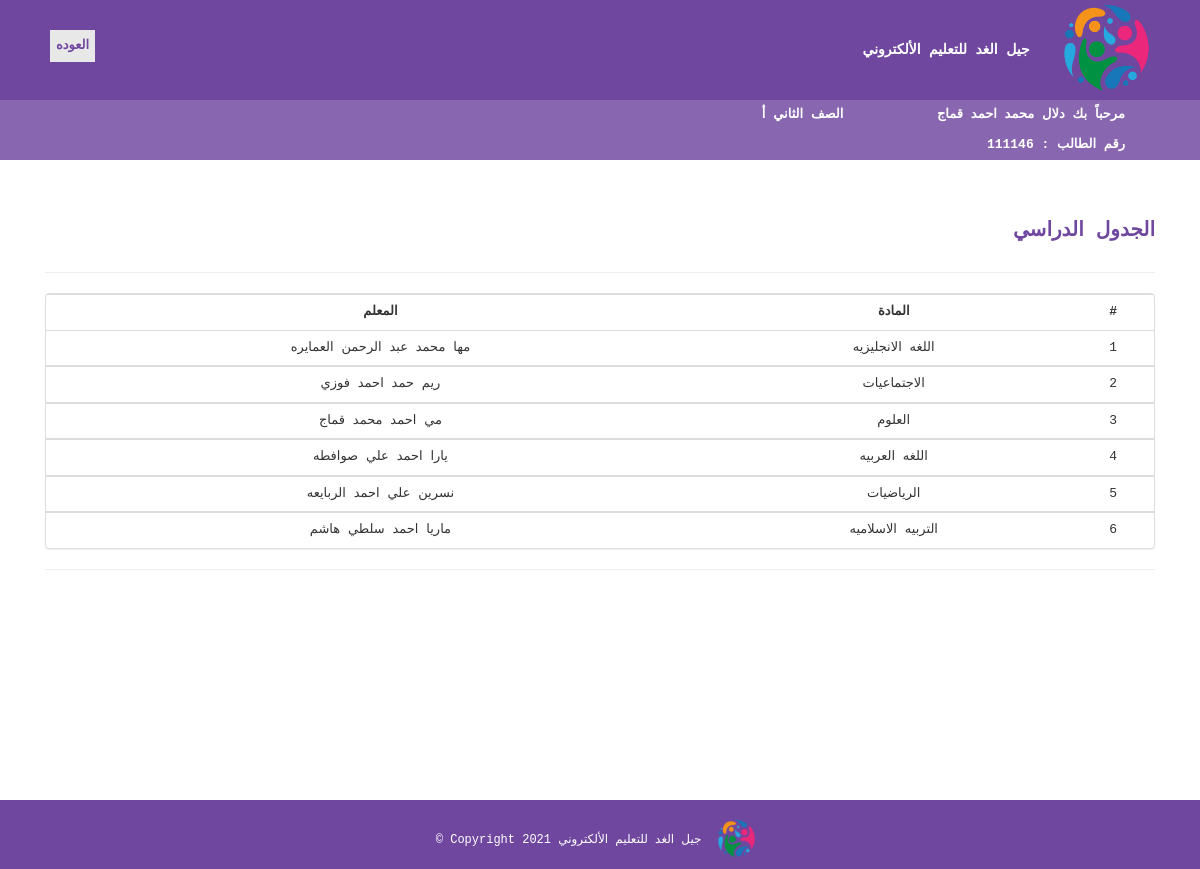
The page /student/schedule.php (signed in) on the database its author committed.
### tables this page shows
CREATE TABLE `student` (
  `id` int(50) NOT NULL,
  `password` varchar(50) NOT NULL,
  `section_id` int(11) NOT NULL,
  `first_name` varchar(50) NOT NULL,
  `second_name` varchar(50) NOT NULL,
  `third_name` varchar(50) NOT NULL,
  `last_name` varchar(50) NOT NULL,
  `mother_name` varchar(15) NOT NULL,
  `guardian` varchar(15) NOT NULL,
  `identity_number` varchar(50) NOT NULL,
  `gender` varchar(50) NOT NULL,
  `phone` varchar(50) NOT NULL,
  `religion` varchar(15) NOT NULL,
  `address` varchar(50) NOT NULL,
  `nationality` varchar(50) NOT NULL,
  `date_of_birth` date NOT NULL,
  `place_of_birth` varchar(15) NOT NULL,
  `creationDate` timestamp NULL DEFAULT current_timestamp(),
  `updationDate` varchar(255) DEFAULT NULL
);

CREATE TABLE `course` (
  `id` int(11) NOT NULL,
  `className` varchar(50) DEFAULT NULL,
  `numOfSection` varchar(10) DEFAULT NULL,
  `creationDate` timestamp NULL DEFAULT current_timestamp(),
  `updationDate` varchar(255) DEFAULT NULL
);

CREATE TABLE `addtable` (
  `id` int(11) NOT NULL,
  `teacher` varchar(75) NOT NULL,
  `class` varchar(75) NOT NULL,
  `subject` varchar(75) NOT NULL
);

CREATE TABLE `subject` (
  `id` int(11) NOT NULL,
  `subjectName` varchar(75) DEFAULT NULL,
  `cretionData` timestamp NULL DEFAULT current_timestamp(),
  `updationData` varchar(255) DEFAULT NULL
);

CREATE TABLE `teacher` (
  `id` int(50) NOT NULL,
  `password` varchar(50) NOT NULL,
  `first_name` varchar(50) NOT NULL,
  `second_name` varchar(50) NOT NULL,
  `third_name` varchar(50) NOT NULL,
  `last_name` varchar(50) NOT NULL,
  `identity_number` varchar(50) NOT NULL,
  `gender` varchar(50) NOT NULL,
  `phone` varchar(50) NOT NULL,
  `Email` varchar(50) NOT NULL,
  `address` varchar(50) NOT NULL,
  `nationality` varchar(50) NOT NULL,
  `specialization` varchar(50) NOT NULL,
  `appointment_year` date NOT NULL,
  `date_of_birth` date NOT NULL,
  `creationDate` timestamp NULL DEFAULT current_timestamp(),
  `updationDate` varchar(255) DEFAULT NULL
);

### student/schedule.php (the view, shortened to what this page needs)
<?php
include('includes/config.php');
?>
<!DOCTYPE html>
<html lang="en">
<head>
  <link rel="stylesheet" href="https://use.fontawesome.com/releases/v5.11.2/css/all.css">
  <link href="css/bootstrap.min.css" rel="stylesheet">
  <link href="css/mdb.min.css" rel="stylesheet">
      <link href="assets/css/bootstrap.css" rel="stylesheet" />
    <link href="assets/css/font-awesome.css" rel="stylesheet" />
    <link href="assets/css/style.css" rel="stylesheet" />
</head>
<body  style="font-family:Courier New;  margin:0; ">
     <?php include('includes/header.php');?>
 <a href="home.php"> <b> <button  style="position: absolute;
  left: 50px; top:30px; color:#6F479F; border: none; background-color:#e8e8e8;">العوده</button></b></a>
 <main>
    <div class="content-wrapper">
        <div class="container">
              <div class="row">
                  <div class="col-md-12">
                         <h1  style="color:#6F479F; background-color:#fff; font-size:20px; font-weight: bold;">الجدول الدراسي</h1>
                         <hr class="my-5" >
                    </div>
                </div>
                       <div class="panel panel-default">
                            <div class="table-responsive table-bordered">
                                <table class="table">
                                  <thead>
                                    <tbody>
                                        <tr>
                                             <th style="text-align:center">#</th>
                                             <th style="text-align:center">المادة</th>
                                                                    <th style="text-align:center">المعلم</th>
                                     <?php     $cnt=1;
                                       $sql=mysqli_query($con,"SELECT * FROM `student` where id='".$_SESSION['login']."' ");
                                         $c= mysqli_fetch_array($sql);
                                         $sql=mysqli_query($con,"SELECT * FROM `addtable` where class='".$c['section_id']."'");
                                       while(  $row=mysqli_fetch_array($sql))
                                       {
      $subject=$row['subject'];
      $sec=mysqli_query($con,"select subjectName from subject where id = '$subject'");
  $subject= mysqli_fetch_array($sec);
     $teacher=$row['teacher'];
      $sec=mysqli_query($con,"select first_name,second_name,third_name,last_name from teacher where id = '$teacher'");
  $teacher= mysqli_fetch_array($sec);
                                        ?>
                                        <tr>
                                            <td style="text-align:center"><?php echo $cnt;?></td>
                                            <td style="text-align:center"><?php echo htmlentities($subject['subjectName']);?></td>
                                         <td style="text-align:center"><?php echo htmlentities($teacher['first_name'])," ",htmlentities($teacher['second_name'])," ",htmlentities($teacher['third_name'])," ",htmlentities($teacher['last_name']);?></td>
                            </tbody>     <?php $cnt++;} ?>
    </table>
     </div>
      </div>
           <hr>
                                      </div></div>
    </main>
  <?php include('includes/footer.php');?>
</body>
</html>

### student/includes/header.php (shortened to what this page needs)
  <div style=" background-color:#6F479F ; color:#fff; font-size:14px ;font-weight: bold;">
                      <img src="jel.png" alt="logo"style="max-height: 100px; padding:5px; padding-right:30px;"/>
  جيل الغد للتعليم الألكتروني
     <div  style="color:#fff; font-size:13px ; padding-right:75px;  background-color:#8967B0 " >
            <?php
        $sql=mysqli_query($con,"SELECT * FROM `student` where id='".$_SESSION['login']."' ");
    $row=mysqli_fetch_array($sql);
echo "مرحباً بك ",$row['first_name'],' ',$row['second_name'],' ',$row['third_name'],' ',$row['last_name'];
        $s=mysqli_query($con,"SELECT * FROM `course` where id='".$row['section_id']."' ");
                                   $c= mysqli_fetch_array($s); echo "&nbsp; &nbsp; &nbsp; &nbsp; &nbsp; &nbsp; ",$c['className'],' ',$c['numOfSection'];
                echo "<br>","رقم الطالب : ",$row['id'];
             ?>
          </div>
</div>

### student/assets/css/style.css (style rules this page uses)
.content-wrapper { margin-top: 40px; min-height: 600px; padding-bottom: 60px; }

### rows shown on the page
student: first_name "دلال", second_name "محمد", third_name "احمد", last_name "قماج", id "111146"
course: className "الصف الثاني", numOfSection "أ"
addtable: subject.subjectName "اللغه الانجليزيه", teacher.first_name "مها", teacher.second_name "محمد", teacher.third_name "عبد الرحمن", teacher.last_name "العمايره"
addtable: subject.subjectName "الاجتماعيات", teacher.first_name "ريم", teacher.second_name "حمد", teacher.third_name "احمد", teacher.last_name "فوزي"
addtable: subject.subjectName "العلوم", teacher.first_name "مي", teacher.second_name "احمد", teacher.third_name "محمد", teacher.last_name "قماج"
addtable: subject.subjectName "اللغه العربيه", teacher.first_name "يارا", teacher.second_name "احمد", teacher.third_name "علي", teacher.last_name "صوافطه"
addtable: subject.subjectName "الرياضيات", teacher.first_name "نسرين", teacher.second_name "علي", teacher.third_name "احمد", teacher.last_name "الربايعه"
addtable: subject.subjectName "التربيه الاسلاميه", teacher.first_name "ماريا", teacher.second_name "احمد", teacher.third_name "سلطي", teacher.last_name "هاشم"
